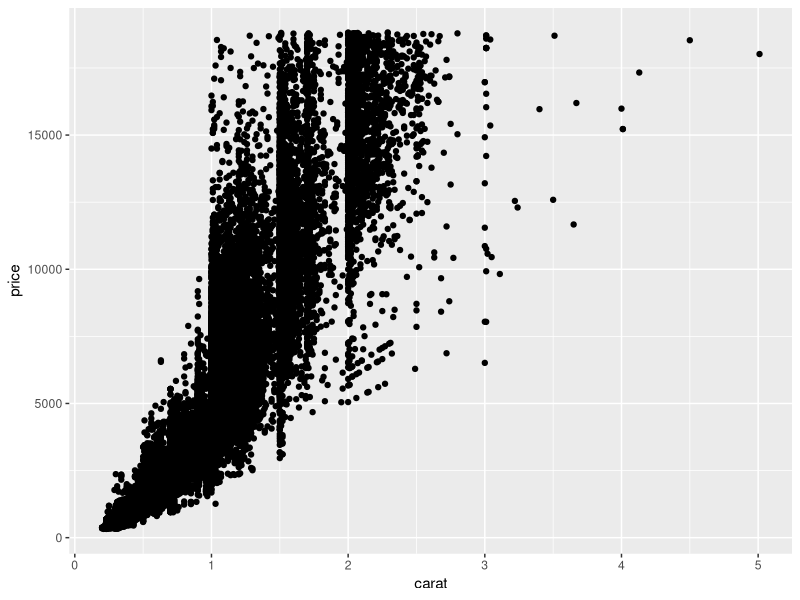
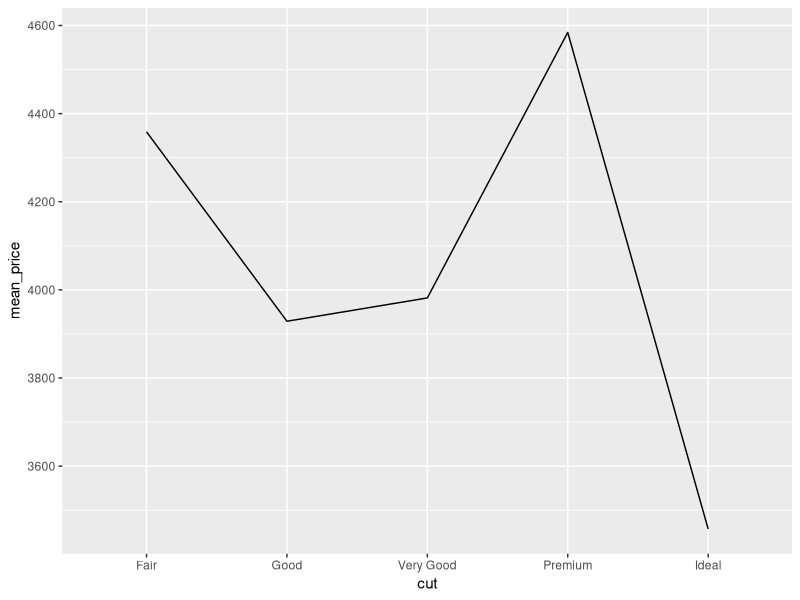
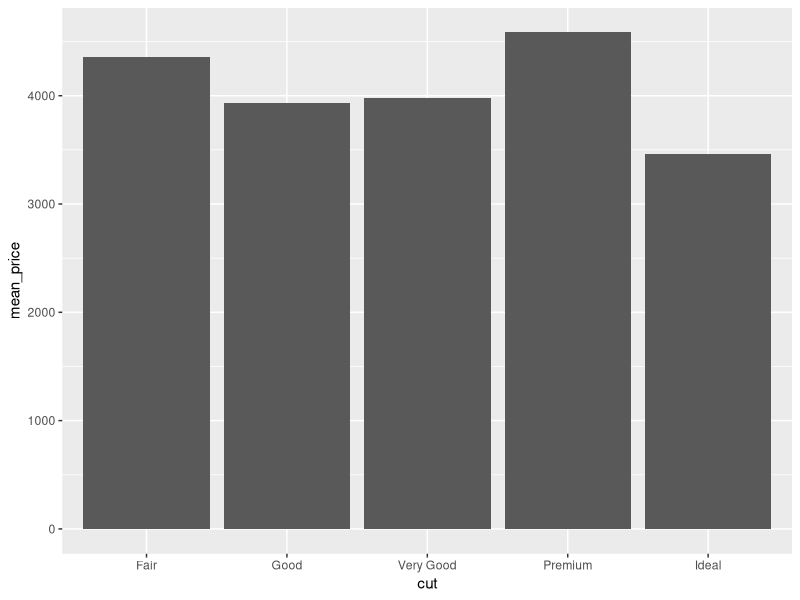
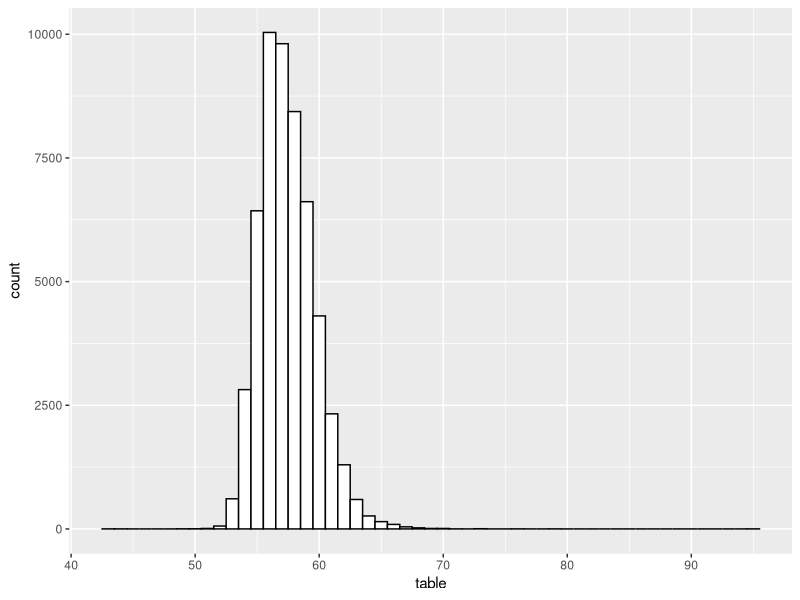
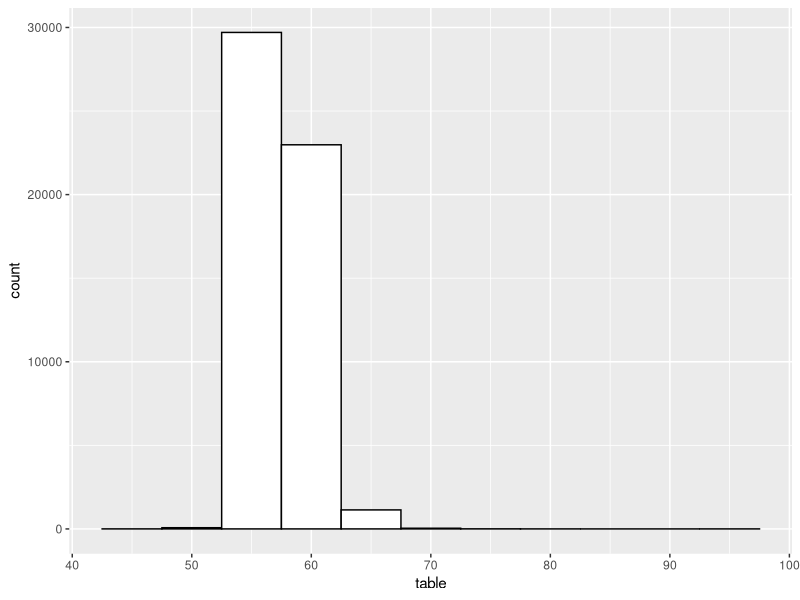
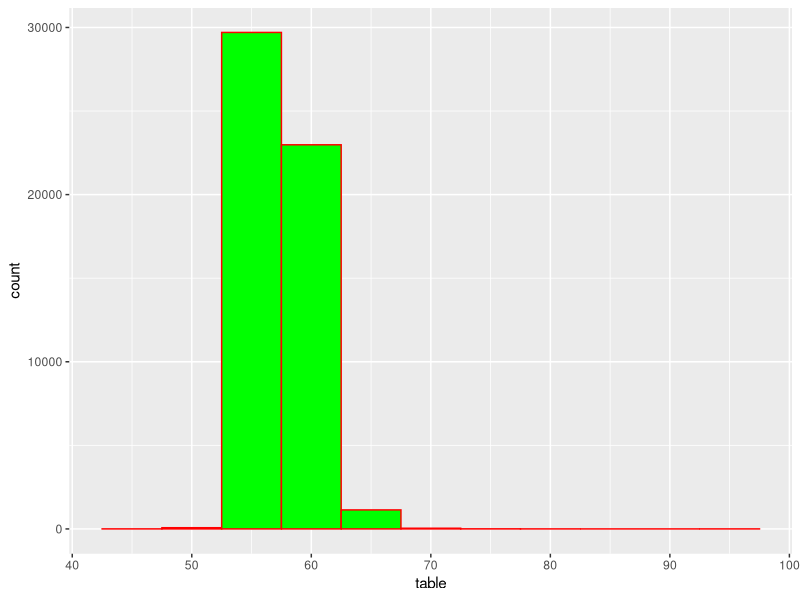
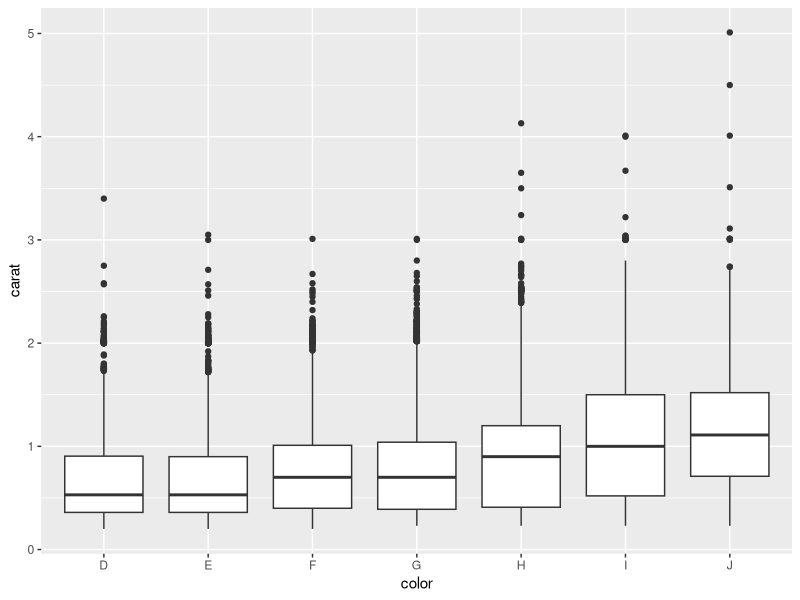
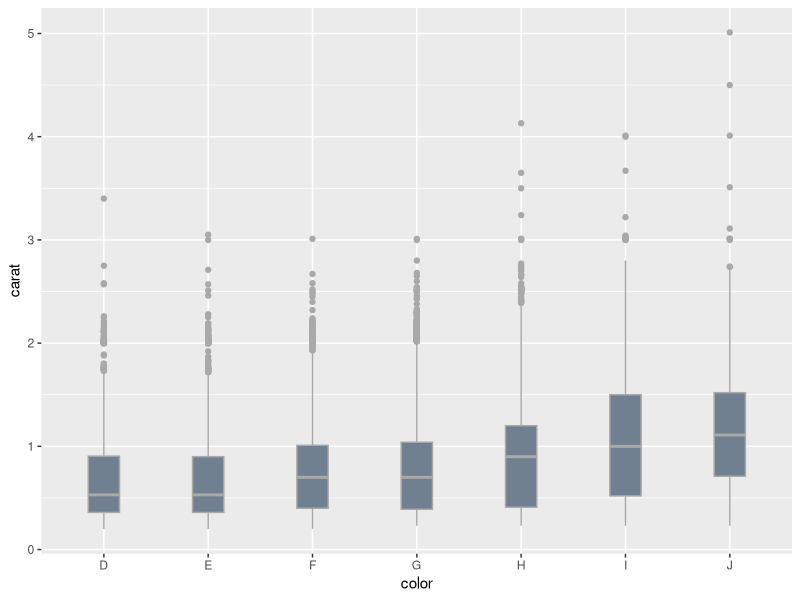

Generate these figures, in order, with R:
## ---- chunk 1
library(ggplot2)
library(dplyr)
## ---- chunk 2
# ggplot2 실습을 위해 내장 데이터셋 diamonds 를 사용한다.
head(diamonds,5) 
## ---- chunk 3
diamonds %>% 
  ggplot(aes(x = carat, y = price)) + 
  geom_point()
## ---- chunk 4
diamonds %>% 
  group_by(cut) %>% 
  summarise(mean_price = mean(price)) %>%  # cut을 기준으로 price의 평균값을 가지는 mean_price 별로 집계
  ggplot(aes(x = cut, y = mean_price)) +
  geom_line(group = 1)
## ---- chunk 5
diamonds %>% 
  group_by(cut) %>% 
  summarise(mean_price = mean(price)) %>% 
  ggplot(aes(x=cut, y=mean_price)) + 
  geom_bar(stat = "identity") 
## ---- chunk 6
diamonds %>% 
  ggplot(aes(x=table)) + 
  geom_histogram(binwidth = 1, fill = "white", color = "black")

## ---- chunk 7
diamonds %>% 
  ggplot(aes(x=table)) + 
  geom_histogram(binwidth = 5, fill = "white", color = "black")

## ---- chunk 8
diamonds %>% 
  ggplot(aes(x=table)) + 
  geom_histogram(binwidth = 5, fill = "green", color = "red")

## ---- chunk 9
diamonds %>% 
  ggplot(aes(x= color, y = carat)) + 
  geom_boxplot()

## ---- chunk 10
diamonds %>% 
  ggplot(aes(x= color, y = carat)) + 
  geom_boxplot(fill = "slategrey", color = "darkgray", width = 0.3)

## ---- chunk 11
diamonds %>% 
  ggplot(aes(x= color, y = carat)) + 
  geom_boxplot(fill = "slategrey", color = "darkgray", width = 0.3) +
  stat_summary(fun="mean", geom="point", shape=19, size=2, fill="black") 

## ---- chunk 12

# sample Data
sunspotyear <- data.frame(Year     = as.numeric(time(sunspot.year)),
                          Sunspots = as.numeric(sunspot.year))
# 음영 영역 그래프 그리기
ggplot(sunspotyear, aes(x = Year, y = Sunspots)) + geom_area()
